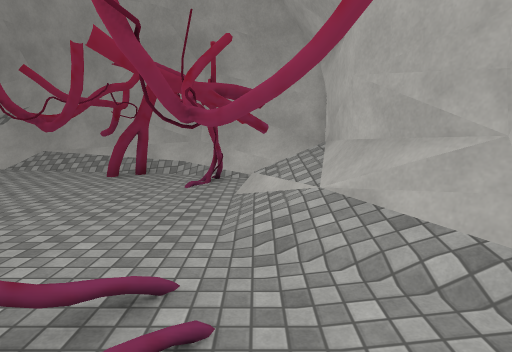
view 1 (above)

14 first-person views from a walk through a Unity game level. The camera is 1.5 m above the floor, tilts 8° down and sees 80° across. Doors are open. The floor is counted in squares, 1 m on a side. Each view is taken from the middle of a square. On the plan, view 1 faces up. The plan holds only what a view shows up to about 15 squares ahead; the rest is blank. The place goes on beyond the plan. Some animated figures are not drawn. Some surface patterns are stand-ins.

view 2
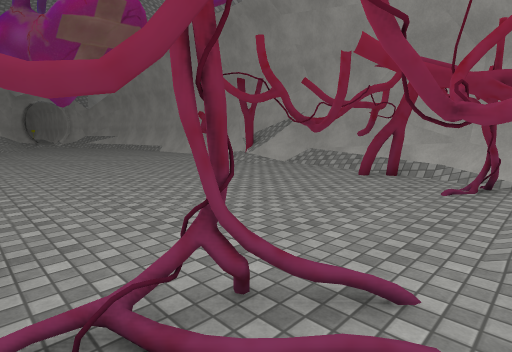

view 3
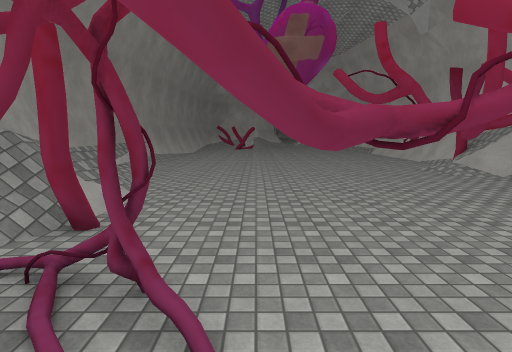

view 4
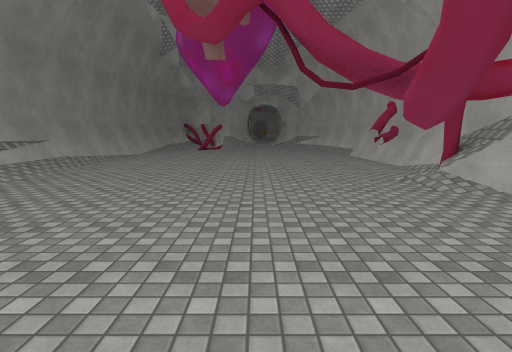

view 5
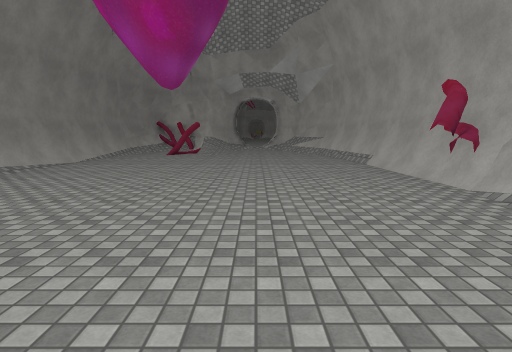

view 6
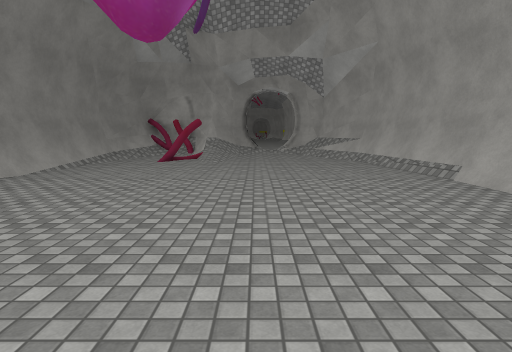

view 7
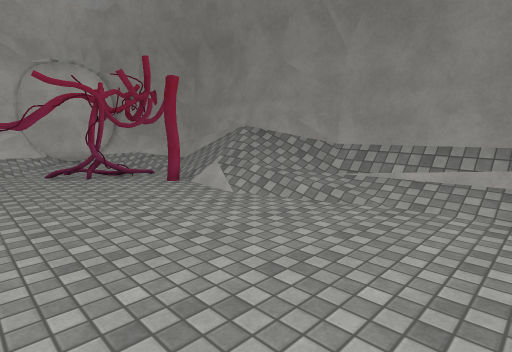

view 8
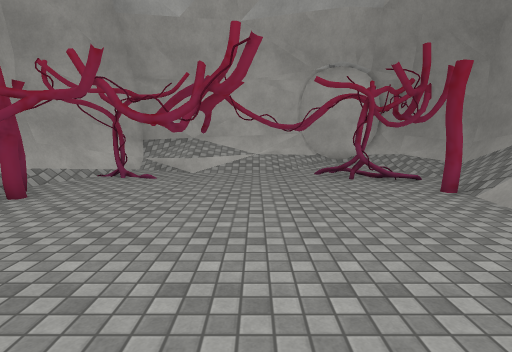

view 9
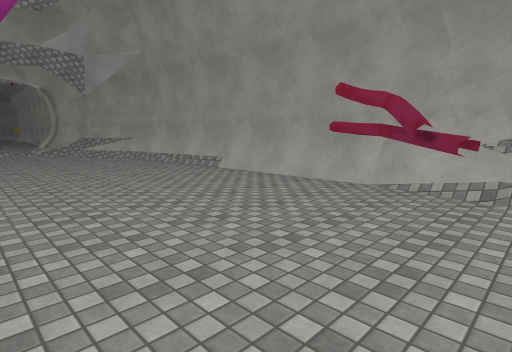

view 10
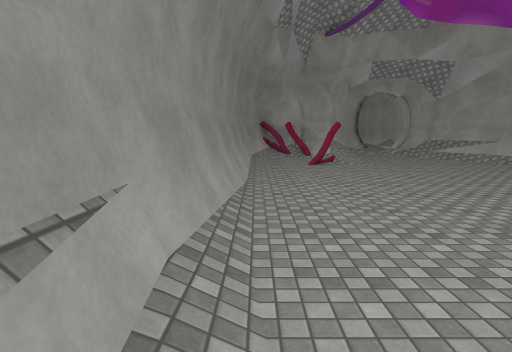

view 11
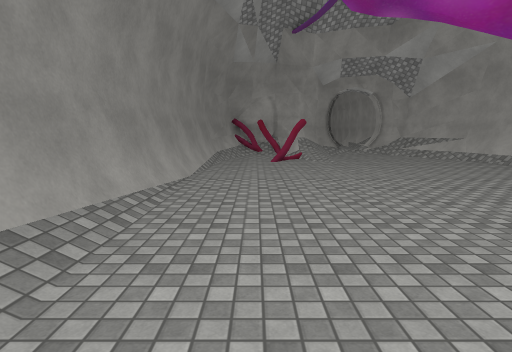

view 12
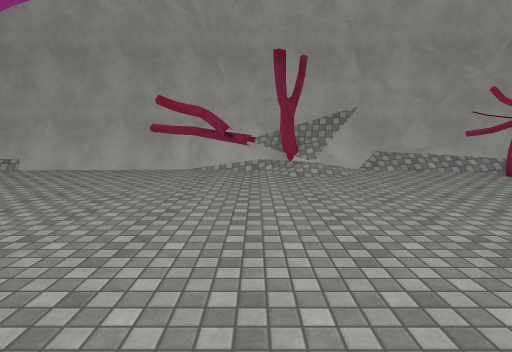

view 13
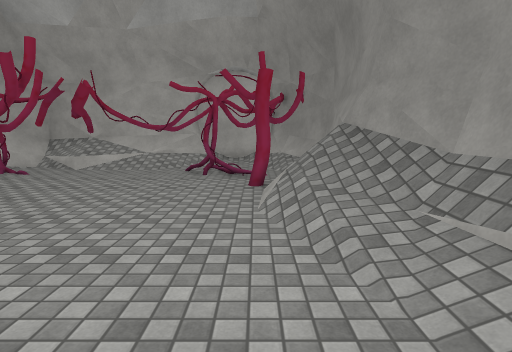

view 14
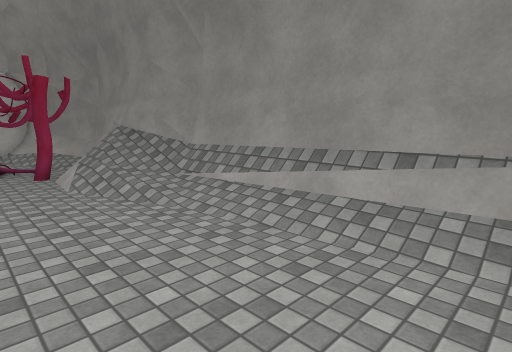

### Floor plan
Key: @ floor where view 1 was taken; # wall or solid block; . main floor; : floor 0.75 m higher than the main floor; + floor 1 m higher than the main floor; / step, stairs or slope; = window, fence, low wall or low ledge; O other object.
Columns run from 29 left of view 1 to 4 right of it. Each row starts with its distance up from view 1.
 14               #######
 13 ################====#####
 12 #=///.......OOO O/==///#######
 11 ..............OO///.....#O./####
 10 ...............O............O==#
  9 ..............................=#
  8 .............................=+#
  7 ........................#....O:#
  6 ............................./##
  5 ............................./=#
  4 ............................#//#
  3 ............................#//##
  2 ...........................O/../#
  1 ...........................O/...OO
  0 ......................///O...@//OO
 -1 ...................////////.//=##
 -2 ............////////////==#=####
 -3 ##############################

Where each view was taken, in squares from view 1:
view 1: 0 up, 0 right, facing up
view 2: 0 up, 0 right, facing up-left
view 3: 3 up, 1 right, facing left
view 4: 6 up, 3 left, facing left
view 5: 7 up, 9 left, facing left
view 6: 6 up, 14 left, facing left
view 7: 5 up, 13 left, facing down-right
view 8: 5 up, 12 left, facing right
view 9: 4 up, 13 left, facing up-left
view 10: 2 down, 14 left, facing left
view 11: 0 up, 14 left, facing left
view 12: 0 up, 14 left, facing up
view 13: 0 up, 13 left, facing right
view 14: 2 up, 16 left, facing down-right
